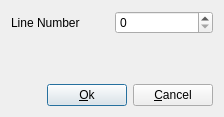
<ui version="4.0" stdsetdef="1" >
  <author></author>
  <comment></comment>
  <exportmacro></exportmacro>
  <class>toEditExtensionGotoUI</class>
  <widget class="QDialog" name="todebuggotolineUI" >
    <property name="geometry" >
      <rect>
        <x>0</x>
        <y>0</y>
        <width>224</width>
        <height>117</height>
      </rect>
    </property>
    <property name="windowTitle" >
      <string>Go to line</string>
    </property>
    <layout class="QGridLayout" >
      <item row="0" column="1" >
        <widget class="QSpinBox" name="Line" />
      </item>
      <item rowspan="1" row="2" column="0" colspan="2" >
        <layout class="QHBoxLayout" >
          <item>
            <spacer name="spacer1" >
              <property name="sizeHint" >
                <size>
                  <width>80</width>
                  <height>20</height>
                </size>
              </property>
              <property name="sizeType" >
                <enum>QSizePolicy::Expanding</enum>
              </property>
              <property name="orientation" >
                <enum>Qt::Horizontal</enum>
              </property>
            </spacer>
          </item>
          <item>
            <widget class="QPushButton" name="pushButton1" >
              <property name="text" >
                <string>&amp;Ok</string>
              </property>
              <property name="default" >
                <bool>true</bool>
              </property>
            </widget>
          </item>
          <item>
            <widget class="QPushButton" name="pushButton2" >
              <property name="text" >
                <string>&amp;Cancel</string>
              </property>
            </widget>
          </item>
        </layout>
      </item>
      <item row="1" column="1" >
        <spacer name="spacer2" >
          <property name="sizeHint" >
            <size>
              <width>20</width>
              <height>21</height>
            </size>
          </property>
          <property name="sizeType" >
            <enum>QSizePolicy::Expanding</enum>
          </property>
          <property name="orientation" >
            <enum>Qt::Vertical</enum>
          </property>
        </spacer>
      </item>
      <item row="0" column="0" >
        <widget class="QLabel" name="textLabel1" >
          <property name="text" >
            <string>Line Number</string>
          </property>
          <property name="wordWrap" >
            <bool>false</bool>
          </property>
        </widget>
      </item>
    </layout>
  </widget>
  <layoutdefault spacing="6" margin="11" />
  <tabstops>
    <tabstop>Line</tabstop>
    <tabstop>pushButton1</tabstop>
    <tabstop>pushButton2</tabstop>
  </tabstops>
  <connections>
    <connection>
      <sender>pushButton1</sender>
      <signal>clicked()</signal>
      <receiver>todebuggotolineUI</receiver>
      <slot>accept()</slot>
    </connection>
    <connection>
      <sender>pushButton2</sender>
      <signal>clicked()</signal>
      <receiver>todebuggotolineUI</receiver>
      <slot>reject()</slot>
    </connection>
  </connections>
</ui>
